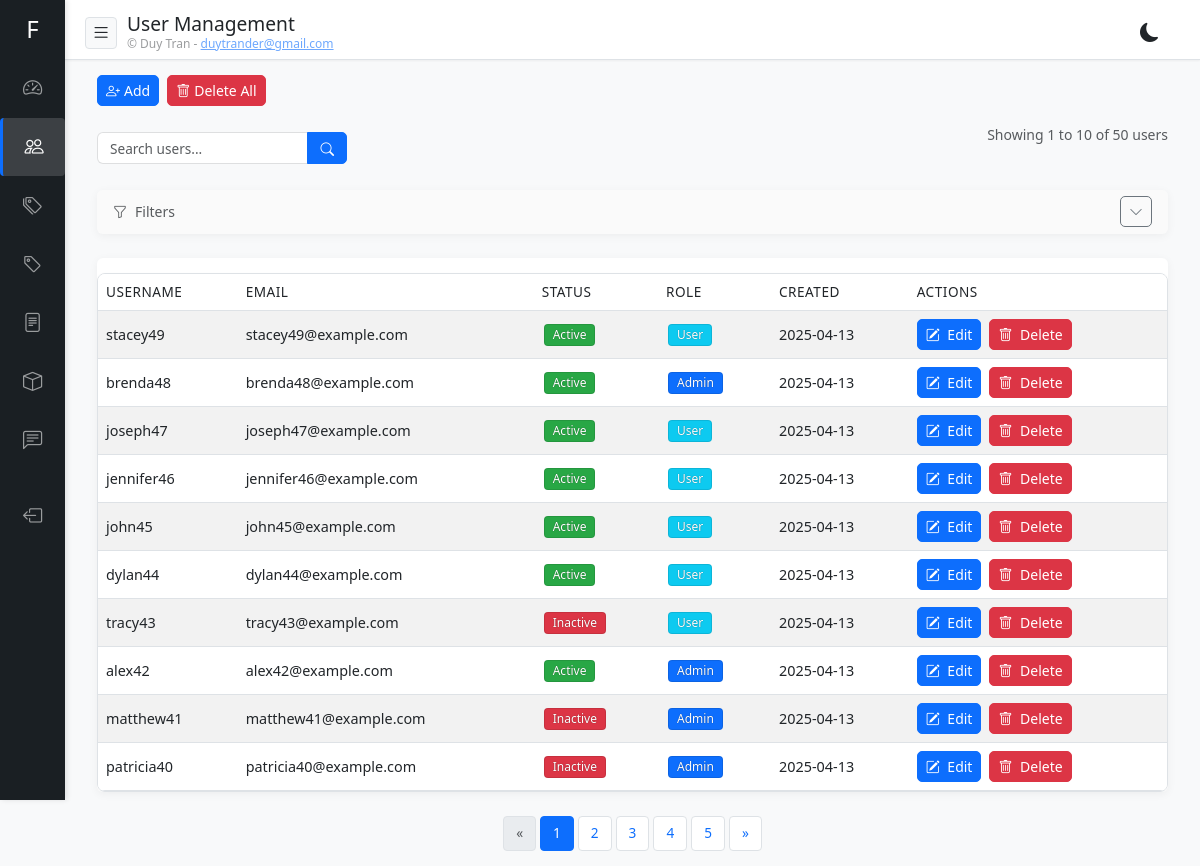
The page /admin/users/ (signed in) on the database its author committed.
### app/models.py (models this page shows)
class UserBase(SQLModel):
    username: str = Field(max_length=50, index=True, unique=True)
    email: EmailStr = Field(max_length=200, index=True, unique=True)
    is_active: bool = Field(default=True)
    is_superuser: bool = Field(default=False)
    first_name: Optional[str] = Field(default=None, max_length=100)
    last_name: Optional[str] = Field(default=None, max_length=100)

class User(UserBase, table=True):
    id: Optional[int] = Field(default=None, primary_key=True)
    password: str = Field(max_length=200)
    created_at: datetime = Field(default_factory=datetime.utcnow)
    updated_at: datetime = Field(default_factory=datetime.utcnow, sa_column_kwargs={"onupdate": datetime.utcnow})
    articles: List["Article"] = Relationship(back_populates="author")
    comments: List["Comment"] = Relationship(back_populates="author")

### app/routers/users.py (the view)
@router.get("/", response_class=HTMLResponse)
async def admin_users(
    request: Request,
    q: str = None,
    page: int = 1,
    page_size: int = 10,
    status: Optional[str] = None,
    date_from: Optional[str] = None,
    date_to: Optional[str] = None,
    db: Session = Depends(get_db)
):
    user = await get_user_from_cookie(request, db)
    if not user or not user.is_superuser:
        return RedirectResponse(url="/admin/login", status_code=303)
    query = select(User)
    applied_filters = 0
    if q:
        search_term = f"%{q}%"
        query = query.where(
            or_(
                User.username.ilike(search_term),
                User.email.ilike(search_term),
                User.first_name.ilike(search_term),
                User.last_name.ilike(search_term)
            )
        )
    if status:
        if status == 'published':  # We'll use 'published' for active users to be consistent with article status
            query = query.where(User.is_active == True)
            applied_filters += 1
        elif status == 'draft':    # We'll use 'draft' for inactive users
            query = query.where(User.is_active == False)
            applied_filters += 1
    if date_from:
        try:
            from_date = datetime.strptime(date_from, '%Y-%m-%d')
            query = query.where(User.created_at >= from_date)
            applied_filters += 1
        except ValueError:
            pass
    if date_to:
        try:
            to_date = datetime.strptime(date_to, '%Y-%m-%d')
            to_date = to_date.replace(hour=23, minute=59, second=59)
            query = query.where(User.created_at <= to_date)
            applied_filters += 1
        except ValueError:
            pass
    count_query = select(func.count()).select_from(query.subquery())
    total_records = db.execute(count_query).scalar_one()
    total_pages = (total_records + page_size - 1) // page_size
    page = max(1, min(page, total_pages) if total_pages > 0 else 1)
    offset = (page - 1) * page_size
    paginated_query = query.order_by(desc(User.created_at)).offset(offset).limit(page_size)
    users = db.execute(paginated_query).scalars().all()
    return templates.TemplateResponse(
        "admin/users/list.html",
        {
            "request": request,
            "user": user,
            "users": users,
            "query": q,
            "message": request.query_params.get("message"),
            "pagination": {
                "page": page,
                "page_size": page_size,
                "total_pages": total_pages,
                "total_records": total_records,
                "has_prev": page > 1,
                "has_next": page < total_pages
            },
            "filter_status": status,
            "filter_date_from": date_from,
            "filter_date_to": date_to,
            "applied_filters": applied_filters
        }
    )

### templates/admin/users/list.html (shortened to what this page needs)
{% extends "admin/base.html" %}  {% block header_title %}User Management{% endblock %} {% block
content %}
<div class="container-fluid">
  <div class="row mb-3">
    <div
      class="col-12 d-flex justify-content-between align-items-center flex-wrap"
    >
      <div class="d-flex gap-2">
        <a href="/admin/users/add" class="btn btn-primary btn-sm">
          <i class="bi bi-person-plus me-1"></i><span>Add</span>
        </a>
        {% if users and users|length > 1 %}
        <a href="/admin/users/delete-all" class="btn btn-danger btn-sm">
          <i class="bi bi-trash me-1"></i><span>Delete All</span>
        </a>
        {% endif %}
      </div>
    </div>
  </div>
  <div class="row mb-3">
    <div class="col-md-6">
      <form action="/admin/users" method="get" class="search-form d-flex">
        <div class="input-group">
          <input
            type="text"
            name="q"
            class="form-control"
            placeholder="Search users..."
            value="{{ query or '' }}"
          />
          <button class="btn btn-primary" type="submit">
            <i class="bi bi-search"></i>
          </button>
        </div>
      </form>
    </div>
    {% set item_name = 'users' %} {% include
    "admin/components/pagination_info.html" %}
  </div>
  <div class="card mb-4">
    <div class="card-header filter-header d-flex justify-content-between align-items-center">
      <div class="d-flex align-items-center gap-2">
        <div class="text-muted small d-flex align-items-center">
          <i class="bi bi-funnel me-2"></i>Filters
        </div>
      </div>
      <button class="btn btn-sm btn-outline-secondary" type="button" data-bs-toggle="collapse" data-bs-target="#filterCollapse" aria-expanded="false" aria-controls="filterCollapse">
        <i class="bi bi-chevron-down"></i>
      </button>
    </div>
  </div>
  <div class="row">
    <div class="col-12">
      {% if users %}
      <div class="d-none d-lg-block mb-4">
        <div class="card">
          <div class="card-body">
            <div class="table-responsive">
              <table class="table table-striped table-hover">
                <thead>
                  <tr>
                    <th>Username</th>
                    <th>Email</th>
                    <th>Status</th>
                    <th>Role</th>
                    <th>Created</th>
                    <th>Actions</th>
                  </tr>
                </thead>
                <tbody>
                  {% for user_item in users %}
                  <tr>
                    <td>{{ user_item.username }}</td>
                    <td>{{ user_item.email }}</td>
                    <td>
                      {% if user_item.is_active %}
                      <span class="badge active-badge">Active</span>
                      {% else %}
                      <span class="badge inactive-badge">Inactive</span>
                      {% endif %}
                    </td>
                    <td>
                      {% if user_item.is_superuser %}
                      <span class="badge bg-primary">Admin</span>
                      {% else %}
                      <span class="badge bg-info">User</span>
                      {% endif %}
                    </td>
                    <td>{{ user_item.created_at.strftime('%Y-%m-%d') }}</td>
                    <td>
                      <div class="d-flex gap-2">
                        <a
                          href="/admin/users/{{ user_item.id }}/edit"
                          class="btn btn-sm btn-primary"
                          title="Edit"
                        >
                          <i class="bi bi-pencil-square"></i>
                          <span class="d-none d-md-inline-block ms-1">Edit</span>
                        </a>
                        <button
                          type="button"
                          class="btn btn-sm btn-danger"
                          data-bs-toggle="modal"
                          data-bs-target="#deleteModal{{ user_item.id }}"
                          title="Delete"
                        >
                          <i class="bi bi-trash"></i>
                          <span class="d-none d-md-inline-block ms-1">Delete</span>
                        </button>
                      </div>
                    </td>
                  </tr>
                  {% endfor %}
                </tbody>
              </table>
            </div>
          </div>
        </div>
      </div>
      {% else %}
      <div class="alert alert-info mb-0" role="alert">No users found.</div>
      {% endif %}
      {% set url_path = '/admin/users' %}
      {% include "admin/components/pagination.html" %}
    </div>
  </div>
</div>
{% endblock %}

### templates/admin/base.html (shortened to what this page needs)
<!DOCTYPE html>
<html>
  <head>
    <link
      href="https://cdn.jsdelivr.net/npm/bootstrap@5.3.0/dist/css/bootstrap.min.css"
      rel="stylesheet"
    />
    <link
      href="https://cdn.jsdelivr.net/npm/bootstrap-icons@1.10.0/font/bootstrap-icons.css"
      rel="stylesheet"
    />
    <link
      rel="stylesheet"
      href="https://uicdn.toast.com/editor/latest/toastui-editor.min.css"
    />
  </head>
  <body>
    <div class="dashboard">
      <div class="sidebar" id="sidebar">
        <h1>FastAPI CMS</h1>
        <ul>
          <li><a href="/admin/dashboard" {% if request.path == '/admin/dashboard' %}class="active"{% endif %}><i class="bi bi-speedometer2"></i> <span>Dashboard</span></a></li>
          <li><a href="/admin/users" {% if '/admin/users' in request.path %}class="active"{% endif %}><i class="bi bi-people"></i> <span>Users</span></a></li>
          <li><a href="/admin/categories" {% if '/admin/categories' in request.path %}class="active"{% endif %}><i class="bi bi-tags"></i> <span>Categories</span></a></li>
          <li><a href="/admin/tags" {% if '/admin/tags' in request.path %}class="active"{% endif %}><i class="bi bi-tag"></i> <span>Tags</span></a></li>
          <li><a href="/admin/articles" {% if '/admin/articles' in request.path %}class="active"{% endif %}><i class="bi bi-file-text"></i> <span>Articles</span></a></li>
          <li><a href="/admin/products" {% if '/admin/products' in request.path %}class="active"{% endif %}><i class="bi bi-box"></i> <span>Products</span></a></li>
          <li><a href="/admin/comments" {% if '/admin/comments' in request.path %}class="active"{% endif %}><i class="bi bi-chat-left-text"></i> <span>Comments</span></a></li>
          <li class="mt-5"><a href="/admin/logout"><i class="bi bi-box-arrow-left"></i> <span>Logout</span></a></li>
        </ul>
      </div>
      <div class="content">
        <div class="header">
          <div class="d-flex align-items-center">
            <button class="mobile-toggle" id="sidebarToggle">
              <i class="bi bi-list"></i>
            </button>
            <div class="d-flex align-items-start flex-column">
              <h1 class="mb-0">
                {% block header_title %}Admin Dashboard{% endblock %}
              </h1>
              <small class="text-muted"
                >&copy; Duy Tran -
                <a href="mailto:duytrander@gmail.com"
                  >duytrander@gmail.com</a
                ></small
              >
            </div>
          </div>
          <div class="header-buttons d-flex align-items-center">
            <button id="darkModeToggle" class="dark-mode-toggle" aria-label="Toggle dark mode">
              <i class="bi bi-moon-fill"></i>
            </button>
          </div>
        </div>
        {% block content %}{% endblock %}
      </div>
    </div>
  </body>
</html>

### templates/admin/components/pagination_info.html
{% if pagination and pagination.total_records > 0 %}
<div class="col-md-6 text-md-end mt-3 mt-md-0">
  <small class="text-muted">
    {% set item_name = item_name|default('items') %} Showing {% if
    pagination.total_records > 0 %} {{ (pagination.page - 1) *
    pagination.page_size + 1 }} to {{ [pagination.page * pagination.page_size,
    pagination.total_records]|min }} of {{ pagination.total_records }} {% else
    %} 0 of 0 {% endif %} {{ item_name }}
  </small>
</div>
{% endif %}

### templates/admin/components/pagination.html (shortened to what this page needs)
{% if pagination and pagination.total_pages > 1 %}  {% macro query_params(page_num) %}
page={{ page_num }}&page_size={{ pagination.page_size }}  {% endmacro %}
<div class="card-footer">
  <nav aria-label="Page navigation">
    <ul class="pagination justify-content-center mb-0">
      <li class="page-item {% if not pagination.has_prev %}disabled{% endif %}">
        <a
          class="page-link"
          href="{{ url_path }}?{{ query_params(pagination.page - 1) }}"
          aria-label="Previous"
        >
          <span aria-hidden="true">&laquo;</span>
        </a>
      </li>
      {% set start_page = [1, pagination.page - 2]|max %} {% set end_page =
      [pagination.total_pages, start_page + 4]|min %} {% set start_page = [1,
      end_page - 4]|max %}  {% for p in range(start_page, end_page + 1) %}
      <li class="page-item {% if p == pagination.page %}active{% endif %}">
        <a class="page-link" href="{{ url_path }}?{{ query_params(p) }}"
          >{{ p }}</a
        >
      </li>
      {% endfor %}
      <li class="page-item {% if not pagination.has_next %}disabled{% endif %}">
        <a
          class="page-link"
          href="{{ url_path }}?{{ query_params(pagination.page + 1) }}"
          aria-label="Next"
        >
          <span aria-hidden="true">&raquo;</span>
        </a>
      </li>
    </ul>
  </nav>
</div>
{% endif %}

### templates/admin/users/list.html (style rules this page uses)
.badge { color: #fff !important; text-shadow: 0 0 1px rgba(0, 0, 0, 0.5); border: 1px solid rgba(0, 0, 0, 0.1); }
.card-header { background-color: var(--card-bg); border-bottom: none; }
.card-header.filter-header { padding: 0.4rem 1rem; background-color: rgba(0, 0, 0, 0.02); }
.active-badge { background-color: #28a745 !important; }
.inactive-badge { background-color: #dc3545 !important; }
.pagination { margin: 0; border-radius: 4px; }
.pagination .page-item .page-link { padding: 0.375rem 0.75rem; border-radius: 4px; margin: 0 2px; }
.table tr td, .table tr th { padding: 0.5rem; }
.table-responsive { padding: 0; }
.card-body { padding: 0; }

### rows shown on the page
User: username "stacey49", email "stacey49@example.com", is_active "Active", is_superuser "User", created_at "2025-04-13"
User: username "brenda48", email "brenda48@example.com", is_active "Active", is_superuser "Admin", created_at "2025-04-13"
User: username "joseph47", email "joseph47@example.com", is_active "Active", is_superuser "User", created_at "2025-04-13"
User: username "jennifer46", email "jennifer46@example.com", is_active "Active", is_superuser "User", created_at "2025-04-13"
User: username "john45", email "john45@example.com", is_active "Active", is_superuser "User", created_at "2025-04-13"
User: username "dylan44", email "dylan44@example.com", is_active "Active", is_superuser "User", created_at "2025-04-13"
User: username "tracy43", email "tracy43@example.com", is_active "Inactive", is_superuser "User", created_at "2025-04-13"
User: username "alex42", email "alex42@example.com", is_active "Active", is_superuser "Admin", created_at "2025-04-13"
User: username "matthew41", email "matthew41@example.com", is_active "Inactive", is_superuser "Admin", created_at "2025-04-13"
User: username "patricia40", email "patricia40@example.com", is_active "Inactive", is_superuser "Admin", created_at "2025-04-13"

### other values the page prints
{{ (pagination.page - 1) *
    pagination.page_size + 1 }} "1"
{{ pagination.total_records }} "50"
{{ item_name }} "users"
{{ p }} "1" "2" "3" "4" "5"
